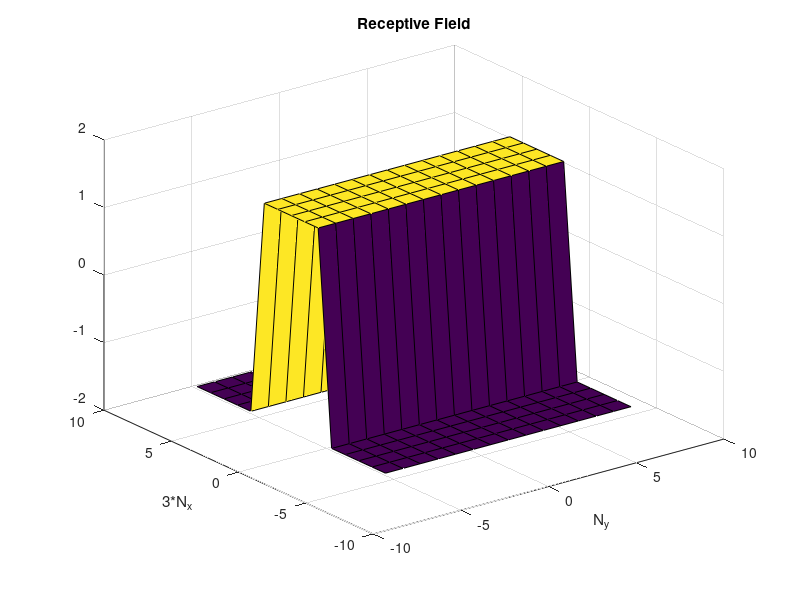
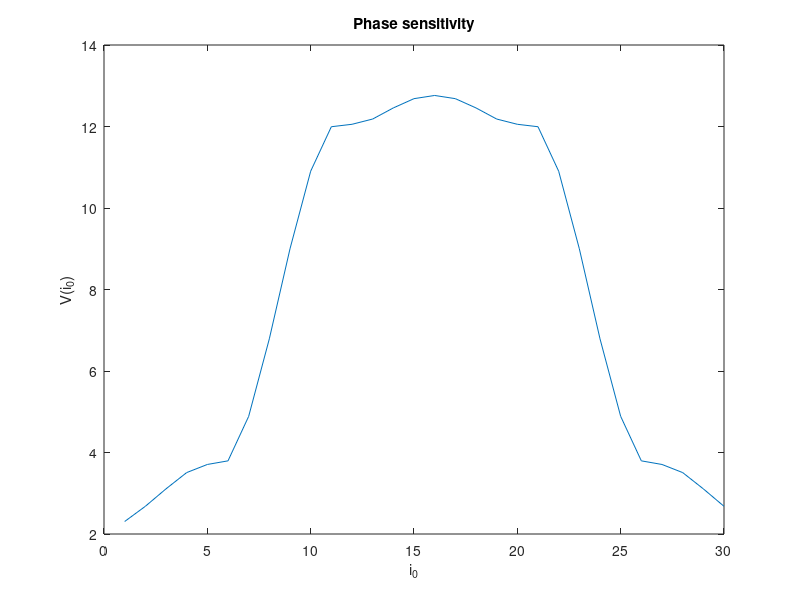
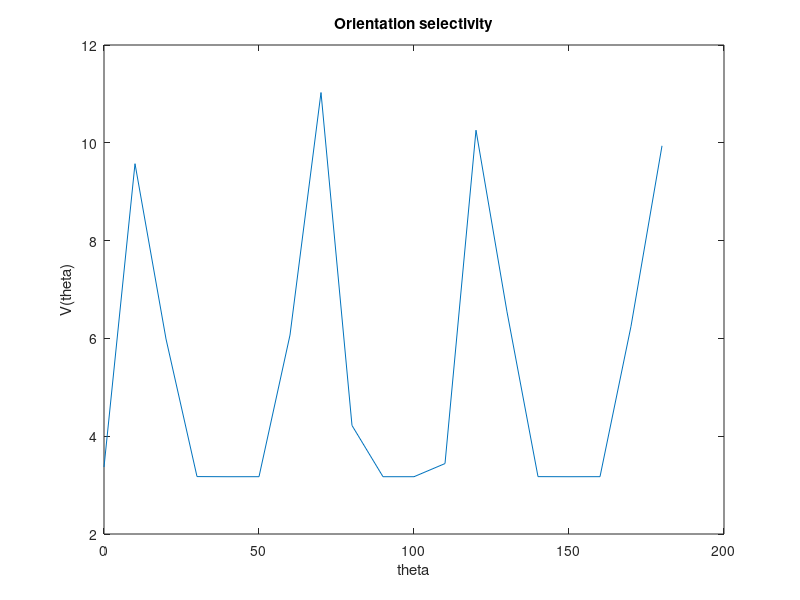
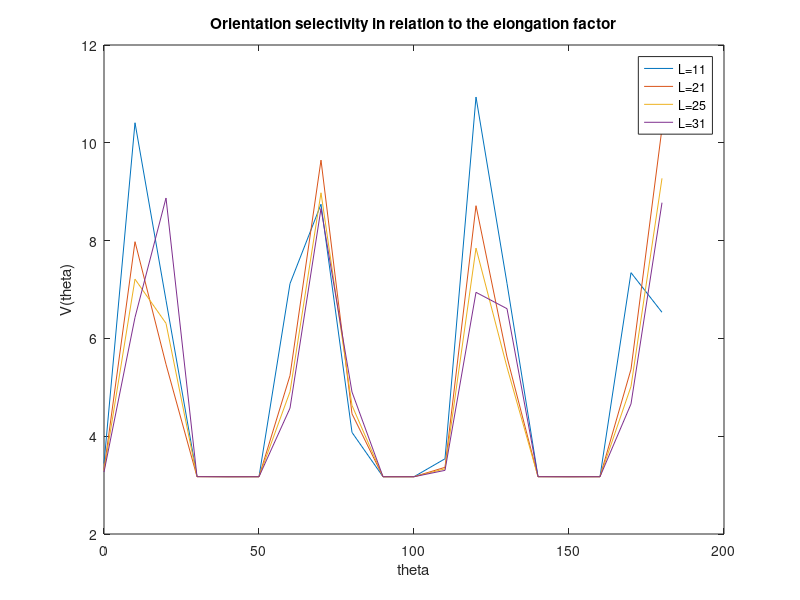

Write the MATLAB code that produced these figures, in order.
#! /usr/bin/octave -qf
#
# Institution: TU Berlin
# Course:      Modelle zur Informationsverarbeitung im Gehirn - WS2011/2012
# Topic:       Excercise 10 - Hubel-Wiesel-Modell einfacher orientierungsselektiver Zellen
# Author:      Robin Vobruba
#

# Number of ganglia-cells on one axis.
global N_x = 5;
global N_y = -1;

# area of effect in the photo receptros for one ganglia cell
global range = 10;

# Elongationsfaktor
global L = -1;

# Modell-Photorezeptoren xi(i_p, j_p) = [-1 or 1]
global photoRez = [];
global xiRangeX = -1;
global xiRangeY = -1;

# Ganglienzellen (RGC) u(3N_x, N_y)
global gangliaCells = [];
# [1: ON-Zentrum, -1: OFF-Zentrum] see gangliaCells
global gangliaCellsType = [];
global uRangeX = -1;
global uRangeY = -1;

global u_factors = [];


function set_L(new_L)
	global N_x;
	global N_y;
	global L;
	L = new_L;
	N_y = L * N_x;
	initMatrices();
endfunction

function set_N_y(new_N_y)
	global N_x;
	global N_y;
	global L;
	N_y = new_N_y;
	L = N_y / N_x;
	initMatrices();
endfunction

function initMatrices()
	global N_x;
	global N_y;
	global range;
	global photoRez;
	global xiRangeX;
	global xiRangeY;
	global gangliaCells;
	global gangliaCellsType;
	global uRangeX;
	global uRangeY;
	global u_factors;

	uRangeX = (3*N_x - 1) / 2;
	uRangeY = (N_y   - 1) / 2;

	xiRangeX = uRangeX + range;
	xiRangeY = uRangeY + range;

	photoRez = ones(xiRangeX*2 + 1, xiRangeY*2 + 1);

	gangliaCells     = - ones(uRangeX*2 + 1, uRangeY*2 + 1);
	gangliaCellsType = - ones(uRangeX*2 + 1, uRangeY*2 + 1);

	# Set middle 3rd to be ON-center cells
	gangliaCellsType(N_x+1:2*N_x, :) = ones(N_x, columns(gangliaCellsType));

	u_factors = calc_u_factors();
endfunction


function set_xi_beam_horiz(i_0, b)
	global N_x;
	global N_y;
	global photoRez;
	global xiRangeX;
	global xiRangeY;

	#photoRez = ones(columns(photoRez), rows(photoRez));
	#photoRez(i_0:i_0+b-1, :) = - ones(b, rows(photoRez));
	photoRez = ones(columns(photoRez), rows(photoRez));
	photoRez(:, i_0:i_0+b-1) = - ones(columns(photoRez), b);
endfunction


function set_xi_beam_rotated(theta, b)
	global N_x;
	global N_y;
	global photoRez;
	global xiRangeX;
	global xiRangeY;

	#photoRez = - ones(columns(photoRez), rows(photoRez));
	photoRez = - ones(rows(photoRez), columns(photoRez));

	limit = (b - 1) / 2;
	for x = 1 : rows(photoRez)
		for y = 1 : columns(photoRez)
			val = y * cos(theta) - x * sin(theta);
			if val >= -limit && val <= limit
				photoRez(x, y) = 1;
			endif
		endfor
	endfor
endfunction



function _xi = get_xi(i, j)
	global photoRez;
	global xiRangeX;
	global xiRangeY;
	_xi = photoRez(
			1 + i + xiRangeX,
			1 + j + xiRangeY);
endfunction

function _on = get_isOn(i, j)
	global gangliaCellsType;
	global uRangeX;
	global uRangeY;
	_on = gangliaCellsType(
			1 + i + uRangeX,
			1 + j + uRangeY);
endfunction

function set_u(i, j, u)
	global gangliaCells;
	global uRangeX;
	global uRangeY;
	gangliaCells(
			1 + i + uRangeX,
			1 + j + uRangeY) = u;
endfunction

function _u_factors = calc_u_factors()
	global range;
	_u_factors = [];
	for k = -range:range
		k2 = k^2;
		for l = -range:range
			k2_l2 = k2 + l^2;
			_u_factors(k + range+1, l + range+1) = exp(- k2_l2 / 6) - 1/9 * exp(- k2_l2 / 54);
		endfor
	endfor
endfunction

function _u = calc_u(i, j)
	global u_factors;
	global gangliaCellsType;
	global range;
	filterResults = u_factors .* get_xi(i-range:i+range, j-range:j+range);
	_u = get_isOn(i, j) * sum(filterResults(:));
	set_u(i, j, _u);
endfunction

function _v = calc_v(i, j)
	_v = max(0, calc_u(i, j));
endfunction

function _V = calc_V()
	global N_x;
	global N_y;
	global uRangeX;
	global uRangeY;
	_V = 0;
	for i = -uRangeX:uRangeX
		for j = -uRangeY:uRangeY
			_V += calc_v(i, j);
		endfor
	endfor
	_V *= 1 / (N_x * N_y);
endfunction

function _D = calc_D(sigmaX, sigmaY, k, theta)
	global N_x;
	global N_y;
	global uRangeX;
	global uRangeY;
	_D = 0;
	for x = -uRangeX:uRangeX
		for y = -uRangeY:uRangeY
			cur_d = (1 / (2*pi*sigmaX*sigmaY)) * exp(-(x^2 / (2*sigmaX^2)) -(y^2 / (2*sigmaY^2))) * cos(k*x - theta) * get_xi(x, y);
			set_u(x, y, cur_d);
			_D += cur_d;
		endfor
	endfor
endfunction


exec_10_1_a = true;
exec_10_1_b = true;
exec_10_1_c = true;
exec_10_1_d = true;
exec_10_2   = true;


if exec_10_1_a
	set_N_y(15);

	calc_V();

	surf(-uRangeY:uRangeY, -uRangeX:uRangeX, gangliaCells);
	title('Receptive Field');
	xlabel("N_y");
	ylabel("3*N_x");
	print('receptiveField.png');
endif


if exec_10_1_b
	set_N_y(15);
	b = 5;
	i_0s = 1 : rows(photoRez) - b;
	Vs = [];


	for i_0 = i_0s
		set_xi_beam_horiz(i_0, b);
		Vs(end+1) = calc_V();
	endfor

	plot(i_0s, Vs);
	title('Phase sensitivity');
	xlabel("i_0");
	ylabel("V(i_0)");
	print('phaseSensitivity.png');
endif


if exec_10_1_c
	set_N_y(15);
	b = 5;
	thetas = 0 : 10 : 180;
	Vs = [];

	for theta = thetas
		set_xi_beam_rotated(theta, b);
		Vs(end+1) = calc_V();
	endfor

	plot(thetas, Vs);
	title('Orientation selectivity');
	xlabel("theta");
	ylabel("V(theta)");
	print('orientationSelectivity.png');
endif


if exec_10_1_d
	b = 5;
	thetas = 0 : 10 : 180;
	N_ys = [11, 21, 25, 31];

	Vss = [];
	legendV = strcat("L=", num2str(N_ys.'));
	for myNy = N_ys
		set_N_y(myNy);
		Vs = [];
		for theta = thetas
			set_xi_beam_rotated(theta, b);
			Vs(end+1) = calc_V();
		endfor
		Vss(end+1, :) = Vs;
	endfor

	plot(thetas, Vss);
	legend(legendV);
	title('Orientation selectivity in relation to the elongation factor');
	xlabel("theta");
	ylabel("V(theta)");
	print('orientationSelectivityElongationFactor.png');
endif


if exec_10_2
	set_N_y(15);
	b = 5;
	sigmaX = 10; # elongation in x
	sigmaY = 10; # elongation in y
	k = 0.1; # preffered spacial frequency


	# corresponds to 10.1.a
	D = calc_D(sigmaX, sigmaY, k, 0);

	surf(-uRangeY:uRangeY, -uRangeX:uRangeX, gangliaCells);
	title('Gabor Filter - Receptive Field');
	xlabel("N_y");
	ylabel("3*N_x");
	print('gaborFilter_receptiveField.png');


	# corresponds to 10.1.b
	set_N_y(15);
	i_0s = 1 : rows(photoRez) - b;
	Ds = [];

	for i_0 = i_0s
		theta = 0;
		set_xi_beam_horiz(i_0, b);
		Ds(end+1) = calc_D(sigmaX, sigmaY, k, theta);
	endfor

	plot(i_0s, Ds);
	title('Gabor Filter - Phase sensitivity');
	xlabel("i_0");
	ylabel("D(i_0)");
	print('gaborFilter_phaseSensitivity.png');


	# corresponds to 10.1.c
	thetas = 0 : 10 : 180;
	Ds = [];

	for theta = thetas
		set_xi_beam_rotated(theta, b);
		Ds(end+1) = calc_D(sigmaX, sigmaY, k, theta);
	endfor

	plot(thetas, Ds);
	title('Gabor filter - Orientation selectivity');
	xlabel("theta");
	ylabel("D(theta)");
	print('gaborFilter_orientationSelectivity.png');
endif
